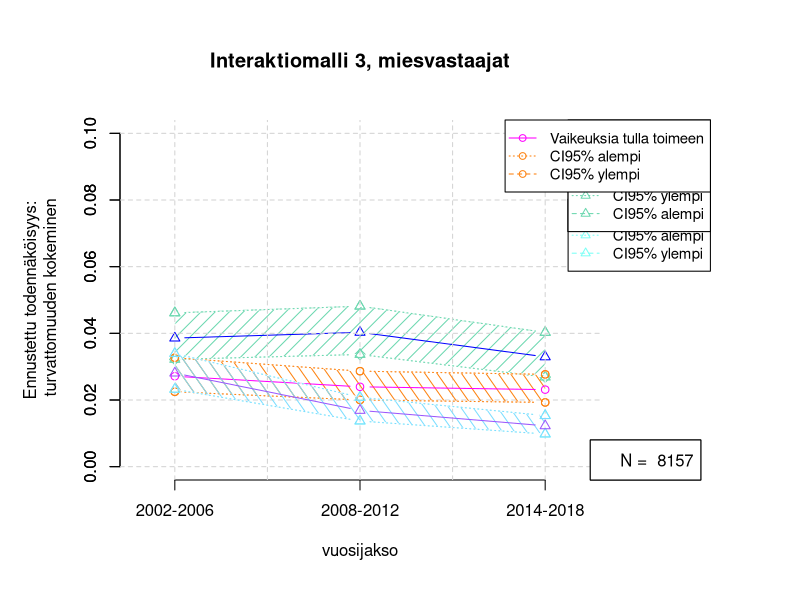
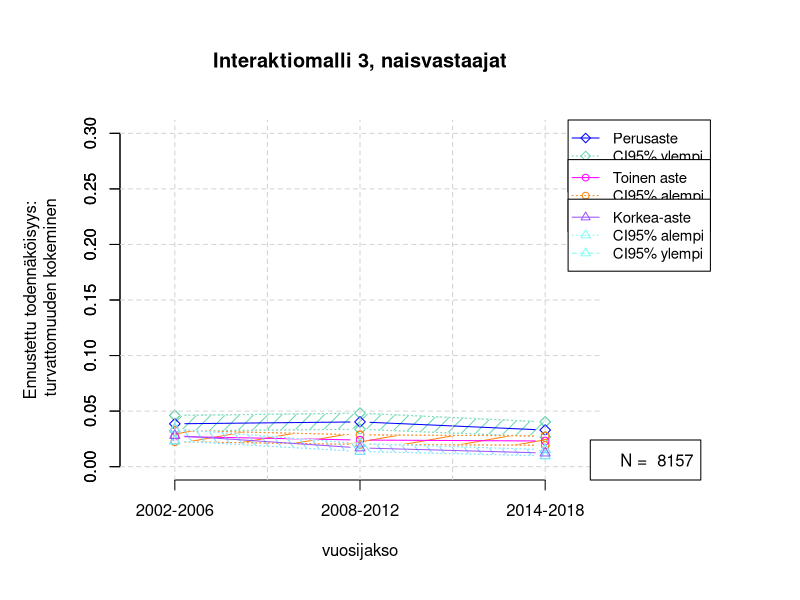

Reproduce these figures in R, in order.



#Vuosimuuttujan muodostaminen:

x <- c(1,2,3)
levels(x) <- c("2002-2006", "2008-2012", "2014-2018")


#Ennustettujen todennäköisyyksien syöttäminen:

#interaktiomalli 1, naiset:

int1nperusmeans <- c(.22783, .22721,.21209)
int1nperuslowers <- c(.21861,.21715,.20038)
int1nperusuppers <- c( .23732,.23759,.22430)

int1ntokameans <- c(.16823,.14673,.14142)
int1ntokalowers <- c(.15955,.13974,.13464)
int1ntokauppers <- c(.17727,.15401,.14848)

int1nkorkmeans<- c(.15211,.10602,.07368)
int1nkorklowers<- c(.14348,.09831,.06740)
int1nkorkuppers <- c(.16116,.11425,.08050)
Nint1n <- 9221

#interaktiomalli 3, naiset

int3nperusmeans <- c( .23597,.24307,.21147  )
int3nperuslowers <- c( .20930,.21617,.18368 )
int3nperusuppers <- c(  .26467, .27195,.24197 )

int3ntokameans <- c( .16309,.14538,.13910 )
int3ntokalowers <- c( .14219, .12753,.12173 )
int3ntokauppers <- c( .18620,.16511,.15835 )

int3nkorkmeans<- c(.15607,.10403, .07554  )
int3nkorklowers<- c( .13582, .08789,.06268 )
int3nkorkuppers <- c( .17853,.12260,.09070 )
Nint3n <- 8642

#interaktiomalli 1, miehet:

int1perusmeansm <- c(  0.04316,    0.04301,    0.03952 )
int1peruslowersm <- c( 0.04035,    0.04007,    0.03645  )
int1perusuppersm <- c( 0.04615,    0.04615,    0.04285  )

int1tokameansm <- c( 0.02999,     0.02561,     0.02456  )
int1tokalowersm <- c( 0.02781,     0.02385,     0.02286  )
int1tokauppersm <- c( 0.03233,     0.02751,     0.02638  )

int1korkmeansm <- c( 0.02669,     0.01780,     0.01201  )
int1korklowersm <- c( 0.02458,     0.01618,     0.01080  )
int1korkuppersm <- c(0.02897,     0.01958,     0.01336   )
Nint1m <- 8706

#interaktiomalli 3, miehet:

int3perusmeansm <- c( .03857,     .04030,     .03294  )
int3peruslowersm <- c( .03218,     .03366,     .02687  )
int3perusuppersm <- c( .04613,     .04815,     .04028  )

int3tokameansm <- c( .02712,      .02396,      .02311  )
int3tokalowersm <- c( .02247,      .02001,      .01927  )
int3tokauppersm <- c( .03268,      .02865,      .02769  )

int3korkmeansm <- c( .02808,      .01688,      .01226  )
int3korklowersm <- c( .02321,      .01369,      .00980  )
int3korkuppersm <- c( .03394,      .02080,      .01532  )
Nint3m <- 8188


#Interaktiomalli 4, miehet:

int4toimeenmeansm <- c(  .03243,        .02479,        .02071  )
int4toimeenlowersm <- c(  .02687,        .02041,        .01690  )
int4toimeenuppersm <- c( .03909,        .03010,        .02536   )

int4vaikmeansm <- c( .04916,                   .05645,                   .05047   )
int4vaiklowersm <- c( .03742,                   .04363,                   .03817   )
int4vaikuppersm <- c( .06433,                   .07273,                   .06646   )


Nint4m <- 8664

#Interaktiomalli 6, miehet:

int6toimeenmeansm <- c( .02951,        .02317,        .01893   )
int6toimeenlowersm <- c( .02488,        .01956,        .01590   )
int6toimeenuppersm <- c( .03495,        .02744,        .02252   )

int6vaikmeansm <- c( .04593,                   .05255,                   .04629   )
int6vaiklowersm <- c( .03706,                   .04292,                   .03705   )
int6vaikuppersm <- c( .05675,                   .06410,                   .05764   )


Nint6m <- 8157

#Interaktiomalli 4, naiset:

int4toimeenmeansn <- c(  .17372,        .13984,        .11797  )
int4toimeenlowersn <- c( .15433,        .12296,        .10245   )
int4toimeenuppersn <- c( .19500,        .15861,        .13548  )

int4vaikmeansn <- c(  .24686,                   .27064,                   .24854   )
int4vaiklowersn <- c( .20321,                   .22667,                   .20316   )
int4vaikuppersn <- c( .29636,                   .31959,                   .30018   )

Nint4n <- 9165

#Interaktiomalli 6, naiset:

int6toimeenmeansn <- c( .17442,        .14140,        .11865   )
int6toimeenlowersn <- c(.15507,        .12526,        .10437    )
int6toimeenuppersn <- c(.19549,        .15915,        .13450    )

int6vaikmeansn <- c(  .24546,                    .26846,                   .23024  )
int6vaiklowersn <- c( .21152,                   .23482,                   .19716   )
int6vaikuppersn <- c( .28259,                   .30473,                   .26670   )

Nint6n <- 8606


#TÄSTÄ ETEENPÄIN SYÖTETÄÄN PIIRTURIIN MUUTTUJIA:

# warnings()

#################################################
#y1-y3 1. kategoria
#y4-y6 2. kategoria:

#means y3
y3 <- int3perusmeansm
#lowers y2
y2 <- int3peruslowersm
#uppers y1
y1 <- int3perusuppersm

y4 <- int3tokameansm
y5 <- int3tokalowersm
y6 <- int3tokauppersm
  
#Malleissa 1-3 käytetään kolmannelle asteelle seuraavia:
#y7-y9 kolmas kategoria

y7 <- int3korkmeansm
y8 <- int3korklowersm
y9 <- int3korkuppersm


dev.off()

########### MIES(MODATTU-katso edellinen fileversio)VASTAAJIEN SKAALA: #############

#par(oma=c(2,2,2,2))
par(mar=c(6,6,6,10))
# plottaus alkaa
plot(x, y2, type = "b", pch=5, frame = FALSE, lty= 3, lwd=1,
     col = "#6BD7AF", xlab = "vuosijakso", ylab = "Ennustettu todennäköisyys:\n turvattomuuden kokeminen", 
     main = "Interaktiomalli 3, miesvastaajat", xlim = c(0.8,3.2),ylim=c(0,0.1), xaxt="n")
axis(1, at = c(1,2,3), labels=levels(x))
axis(2, at=seq(0,0.1,by=0.02))
#title(ylab="Ennustettu todennäköisyys:\n turvattomuuden kokeminen", line=2, cex.lab=1.2)
# Add a second line
lines(x, y1, col = "#6BD7AF", type = "b", pch=2, lty = 2, lwd=1)
polygon(c(x, rev(x)), c(y2, rev(y1)),
        col = "#6BD7AF",
        density = 10, angle = 45, border=0)
lines(x, y1, col = "#6BD7AF", type = "b", pch=2, lty = 3, lwd=1)
lines(x, y2, col = "#6BD7AF", type = "b", pch=2, lty = 3, lwd=1)
lines(x, y3, pch = 2, col = "blue", type = "b", lty = 1)



grid(nx = NULL,
     ny = NULL,
     lty = 2, col = "lightgray", lwd = 1)

#lisätään toinen kategoria
#värejä esim "#3CC3BD" "#FD8210"
lines(x, y5, col = "#FD8210", type = "b", pch=1, lty = 3, lwd=1)
lines(x, y6, col = "#FD8210", type = "b", pch=1, lty = 3, lwd=1)
polygon(c(x, rev(x)), c(y5, rev(y6)),
        col = "#FD8210",
        density = 10, angle = 125, border=0)
lines(x, y5, col = "#FD8210", type = "b", pch=1, lty = 3, lwd=1)
lines(x, y6, col = "#FD8210", type = "b", pch=1, lty = 3, lwd=1)
lines(x, y4, pch = 1, col = "#FF00FF", type = "b", lty = 1)


#lisätään kolmas kategoria
lines(x, y8, col = "#7bfff5", type = "b", pch=2, lty = 3, lwd=1)
lines(x, y9, col = "#7bfff5", type = "b", pch=2, lty = 3, lwd=1)

polygon(c(x, rev(x)), c(y8, rev(y9)),
        col = "#7bddff",
        density = 10, angle = 125, border=0)

lines(x, y8, col = "#7bddff", type = "b", pch=2, lty = 3, lwd=1)
lines(x, y9, col = "#7bddff", type = "b", pch=2, lty = 3, lwd=1)
lines(x, y7, col = "#9b58fc", type = "b", pch=2, lty = 1, lwd=1)

# Legend koulutusasteen mukaan
legend("topright", inset=c(-0.23,0), xpd=TRUE, legend=c("Perusaste", "CI95% ylempi", "CI95% alempi"),
       col=c("blue", "#6BD7AF", "#6BD7AF"), lty = c(1,3,2), pch=5, cex=0.9)
legend("topright", inset=c(-0.23,0.11), xpd=TRUE, legend=c("Toinen aste", "CI95% alempi", "CI95% ylempi"),
       col=c("#FF00FF", "#FD8210", "#FD8210"), lty = c(1,3,2), pch=1, cex=0.9)
legend("topright", inset=c(-0.23,0.22), xpd=TRUE, legend=c("Korkea-aste", "CI95% alempi", "CI95% ylempi"),
       col=c("#9b58fc", "#7bfff5", "#7bfff5"), lty = c(1,3,2), pch=2, cex=0.9)
#legend("topright", inset=c(-0.23,0.34), xpd=TRUE, legend="(N = 8188)")

legend("bottomright",inset=c(-0.21,0), xpd=TRUE, legend=paste("N = ", Nint3m))

################################################

#legend toimeentulon mukaan
legend("topright", inset=c(-0.23,0.11), xpd=TRUE, legend=c("Tulee toimeen", "CI95% ylempi", "CI95% alempi"),
       col=c("blue", "#6BD7AF", "#6BD7AF"), lty = c(1,3,2), pch=2, cex=0.9)
legend("topright", inset=c(-0.23,0), xpd=TRUE, legend=c("Vaikeuksia tulla toimeen", "CI95% alempi", "CI95% ylempi"),
       col=c("#FF00FF", "#FD8210", "#FD8210"), lty = c(1,3,2), pch=1, cex=0.9)
legend("bottomright",inset=c(-0.21,0), xpd=TRUE, legend=paste("N = ", Nint6m))




dev.off()

########### NAISVASTAAJIEN SKAALA:   ###########

#par(oma=c(2,2,2,2))
par(mar=c(6,6,6,10))
# plottaus alkaa
plot(x, y2, type = "b", pch=5, frame = FALSE, lty= 3, lwd=1,
     col = "#6BD7AF", xlab = "vuosijakso", ylab = "Ennustettu todennäköisyys:\n turvattomuuden kokeminen", main = "Interaktiomalli 3, naisvastaajat", xlim = c(0.8,3.2),ylim=c(0,0.3), xaxt="n")
axis(1, at = c(1,2,3), labels=levels(x))
axis(2, at=seq(0,0.3,by=0.05))
#title(ylab="Ennustettu todennäköisyys:\n turvattomuuden kokeminen", line=2, cex.lab=1.2)
# Add a second line
lines(x, y1, col = "#6BD7AF", type = "b", pch=5, lty = 2, lwd=1)
polygon(c(x, rev(x)), c(y2, rev(y1)),
        col = "#6BD7AF",
        density = 10, angle = 45, border=0)
lines(x, y1, col = "#6BD7AF", type = "b", pch=5, lty = 3, lwd=1)
lines(x, y2, col = "#6BD7AF", type = "b", pch=5, lty = 3, lwd=1)
lines(x, y3, pch = 5, col = "blue", type = "b", lty = 1)



grid(nx = NULL,
     ny = NULL,
     lty = 2, col = "lightgray", lwd = 1)

#lisätään toinen aste
#värejä esim "#3CC3BD" "#FD8210"
lines(x, y5, col = "#FD8210", type = "b", pch=1, lty = 3, lwd=1)
lines(x, y6, col = "#FD8210", type = "b", pch=1, lty = 3, lwd=1)
polygon(c(x, rev(x)), c(y5, rev(y6)),
        col = "#FD8210",
        density = 10, angle = 10, border=0)
lines(x, y5, col = "#FD8210", type = "b", pch=1, lty = 3, lwd=1)
lines(x, y6, col = "#FD8210", type = "b", pch=1, lty = 3, lwd=1)
lines(x, y4, pch = 1, col = "#FF00FF", type = "b", lty = 1)


#lisätään kolmas aste
lines(x, y8, col = "#7bfff5", type = "b", pch=2, lty = 3, lwd=1)
lines(x, y9, col = "#7bfff5", type = "b", pch=2, lty = 3, lwd=1)

polygon(c(x, rev(x)), c(y8, rev(y9)),
        col = "#7bddff",
        density = 10, angle = 125, border=0)

lines(x, y8, col = "#7bddff", type = "b", pch=2, lty = 3, lwd=1)
lines(x, y9, col = "#7bddff", type = "b", pch=2, lty = 3, lwd=1)
lines(x, y7, col = "#9b58fc", type = "b", pch=2, lty = 1, lwd=1)

# Legend
legend("topright", inset=c(-0.23,0), xpd=TRUE, legend=c("Perusaste", "CI95% ylempi", "CI95% alempi"),
       col=c("blue", "#6BD7AF", "#6BD7AF"), lty = c(1,3,2), pch=5, cex=0.9)
legend("topright", inset=c(-0.23,0.11), xpd=TRUE, legend=c("Toinen aste", "CI95% alempi", "CI95% ylempi"),
       col=c("#FF00FF", "#FD8210", "#FD8210"), lty = c(1,3,2), pch=1, cex=0.9)
legend("topright", inset=c(-0.23,0.22), xpd=TRUE, legend=c("Korkea-aste", "CI95% alempi", "CI95% ylempi"),
       col=c("#9b58fc", "#7bfff5", "#7bfff5"), lty = c(1,3,2), pch=2, cex=0.9)
legend("bottomright",inset=c(-0.21,0), xpd=TRUE, legend=paste("N = ", Nint6m))


#####################################################

dev.off()






par(plot.new())


warnings()